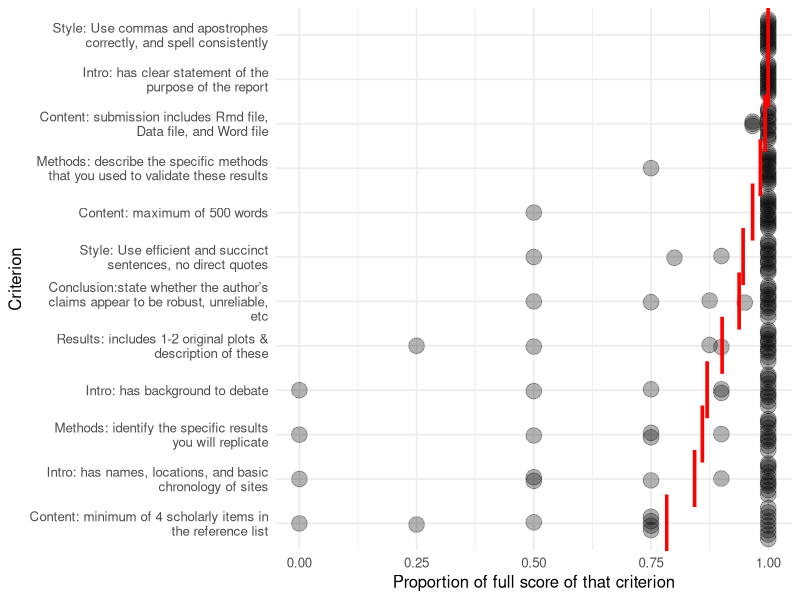
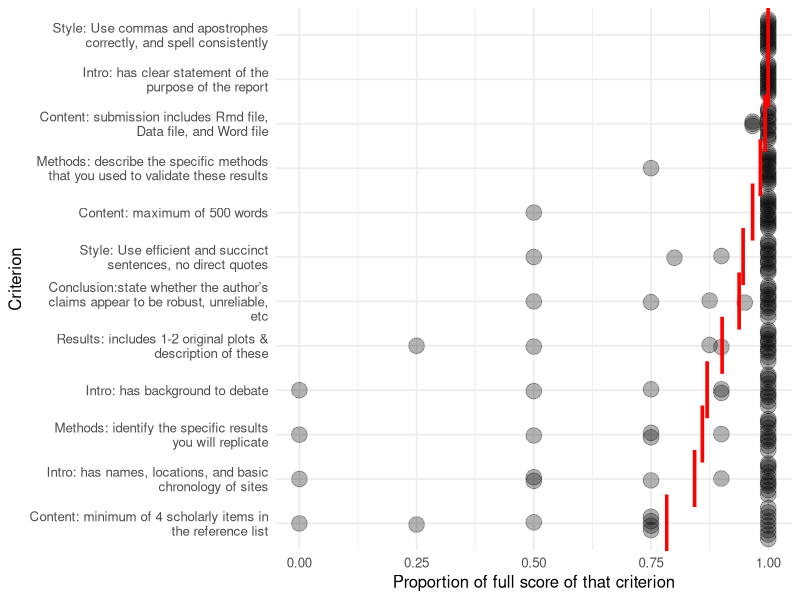

Here is the R script that generated these plots, in order:


library(tidyverse)
library(ggbeeswarm)

#' read in the data
# what a mess
grading_rubric <- readxl::read_excel("analysis/data/raw_data/grading-rubric.xlsx")

#' clean the data
criteria <-
  grading_rubric %>%
  select(1) %>%
  # get every second row
  filter(row_number() %% 2 == 1) %>%
  slice(1:12) %>%
  pull()

criteria_short <- c(
"Content: submission includes Rmd file, Data file, and Word file"
,"Content: maximum of 500 words"
,"Content: minimum of 4 scholarly items in the reference list"
,"Intro: has clear statement of the purpose of the report"
,"Intro: has background to debate"
,"Intro: has names, locations, and basic chronology of sites"
,"Methods: identify the specific results you will replicate"
,"Methods: describe the specific methods that you used to validate these results"
,"Results: includes 1-2 original plots & description of these"
, "Conclusion:state whether the author’s claims appear to be robust, unreliable, etc"
, "Style: Use efficient and succinct sentences, no direct quotes"
, "Style: Use commas and apostrophes correctly, and spell consistently"
)

# clean up the scores from canvas, one col per student
clean_and_ratio_the_score <-
  function(x) {
    str_remove_all(x, "/|pts") %>%
      str_squish() %>%
      str_split(" ") %>%
      unlist() %>%
      parse_number() %>%
      enframe() %>%
      spread(name, value) %>%
      mutate(prop = `1` / `2`) %>%
      pull(prop) %>%
      as.numeric()
  }

#
scores <-
grading_rubric %>%
  select(contains("Ratings")) %>%
  # get every second row
  filter(row_number() %% 2 == 0) %>%
  mutate(criteria = criteria_short) %>%
  gather(student, score, -criteria) %>%
  mutate(prop = map_dbl(score, clean_and_ratio_the_score))

#' Plot the distribution of scores
scores %>%
  mutate(criteria = str_wrap((criteria), 40)) %>%
  ggplot(aes(reorder(criteria, prop),
             prop)) +
  geom_quasirandom(alpha = 0.3,
              size = 5) +
  stat_summary(fun.y=mean,
               geom="point",
               shape="\U007C",
               size=15,
               colour="red") +
  labs(y = "Proportion of full score of that criterion",
       x = "Criterion") +
  theme_minimal(base_size = 12) +
  coord_flip()

ggsave('analysis/figures/rubric_score_distribution.png',
       height = 8,
       width = 8)



